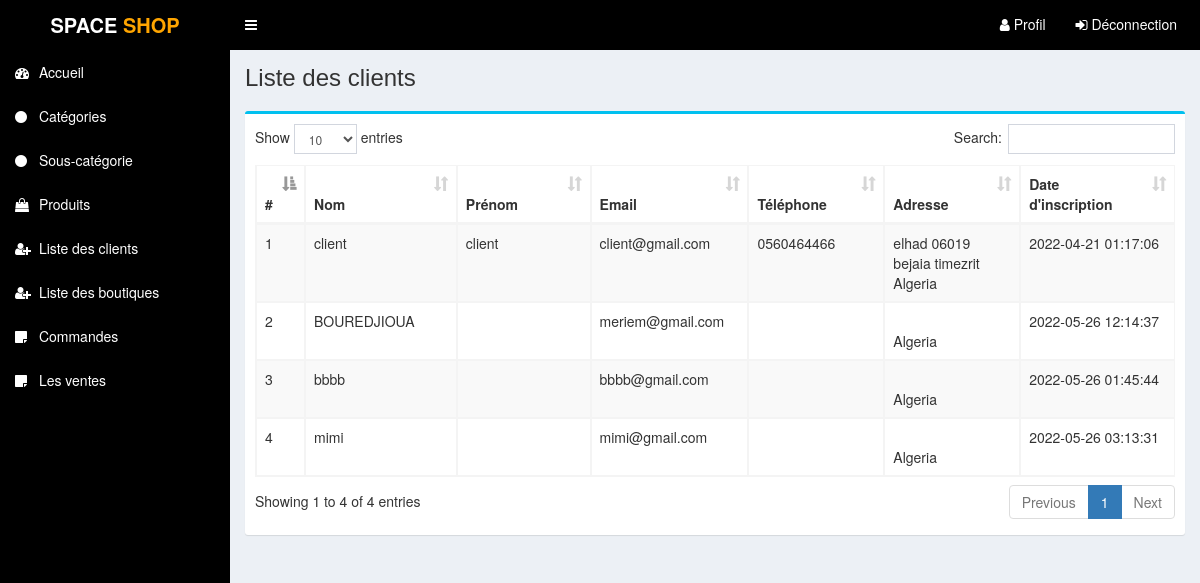
Screenshot of /admin/client.php (signed in) with the database file from the repository.
### tables this page shows
CREATE TABLE IF NOT EXISTS `table_client` (
  `id_c` int(11) NOT NULL AUTO_INCREMENT,
  `nom_c` varchar(100) NOT NULL,
  `prenom_c` varchar(100) NOT NULL,
  `email_c` varchar(100) NOT NULL,
  `tel_c` varchar(50) NOT NULL,
  `id_pays` int(11) NOT NULL,
  `add_c` text NOT NULL,
  `willaya_c` varchar(100) NOT NULL,
  `ville_c` varchar(100) NOT NULL,
  `code_postal_c` varchar(30) NOT NULL,
  `pass_c` varchar(100) NOT NULL,
  `dateins_c` varchar(100) NOT NULL,
  `post` varchar(20) NOT NULL,
  `num_cni_pc` int(20) NOT NULL,
  `num_reg` int(30) NOT NULL,
  PRIMARY KEY (`id_c`)
);

CREATE TABLE IF NOT EXISTS `table_pays` (
  `country_id` int(11) NOT NULL AUTO_INCREMENT,
  `country_name` varchar(100) NOT NULL DEFAULT '',
  PRIMARY KEY (`country_id`)
);

### fonctions/utilisateur.php (called while the page is built, shortened)
<?php
function affiche_clients(){
    $pdo=pdo();
    $stmt = $pdo->prepare("SELECT *
        FROM table_client t1
        JOIN table_pays t2
        ON t1.id_pays = t2.country_id
        WHERE post='client'
        ");
    $stmt->execute();
    $rslt = $stmt->fetchAll(PDO::FETCH_ASSOC);
    return $rslt;
}
?>

### admin/client.php (the view)
<?php require_once('header.php'); ?>
<?php
include_once "../fonctions/utilisateur.php";
                $rslt=affiche_clients();
                $i=0;
?>
<section class="content-header">
	<div class="content-header-left">
		<h1>Liste des clients</h1>
	</div>
</section>
<section class="content">
	<div class="row">
		<div class="col-md-12">
			<div class="box box-info">
				<div class="box-body table-responsive">
					<table id="example1" class="table table-bordered table-hover table-striped">
						<thead>
							<tr>
								<th width="10">#</th>
								<th width="180">Nom</th>
								<th width="180">Prénom</th>
								<th width="150">Email</th>
								<th width="150">Téléphone</th>
								<th width="180">Adresse</th>
								<th width="180">Date d'inscription</th>
							</tr>
						</thead>
						<tbody>
							<?php
							foreach ($rslt as $affiche) {
								$i++;
							?>
								<tr>
									<td><?php echo $i; ?></td>
									<td><?php echo $affiche['nom_c'];  ?></td>
									<td><?php echo $affiche['prenom_c']; ?></td>
									<td><?php echo $affiche['email_c']; ?></td>
									<td><?php echo $affiche['tel_c']; ?></td>
									<td>
										<?php echo $affiche['add_c']; ?>
										<?php echo $affiche['code_postal_c'];  ?><br>
										<?php echo $affiche['willaya_c'];  ?>
										<?php echo $affiche['ville_c']; ?>
										<?php echo $affiche['country_name']; ?>
									</td>
									<td><?php echo $affiche['dateins_c']; ?></td>
								</tr>
								<?php
								}
								?>
						</tbody>
					</table>
				</div>
			</div>
		</div>
	</div>
</section>
<?php require_once('footer.php'); ?>

### admin/css/style.css (style rules this page uses)
.content-header { overflow: hidden; }
.content-header .content-header-left h1 { margin-top: 0; margin-bottom: 0; padding-left: 0px; padding-bottom: 5px; font-size: 24px; position: relative; }

### rows the page displays
table_client: nom_c "client", prenom_c "client", email_c "client@gmail.com", tel_c "0560464466", add_c "elhad", code_postal_c "06019", willaya_c "bejaia", ville_c "timezrit", table_pays.country_name "Algeria", dateins_c "2022-04-21 01:17:06"
table_client: nom_c "BOUREDJIOUA", email_c "meriem@gmail.com", table_pays.country_name "Algeria", dateins_c "2022-05-26 12:14:37"
table_client: nom_c "bbbb", email_c "bbbb@gmail.com", table_pays.country_name "Algeria", dateins_c "2022-05-26 01:45:44"
table_client: nom_c "mimi", email_c "mimi@gmail.com", table_pays.country_name "Algeria", dateins_c "2022-05-26 03:13:31"
